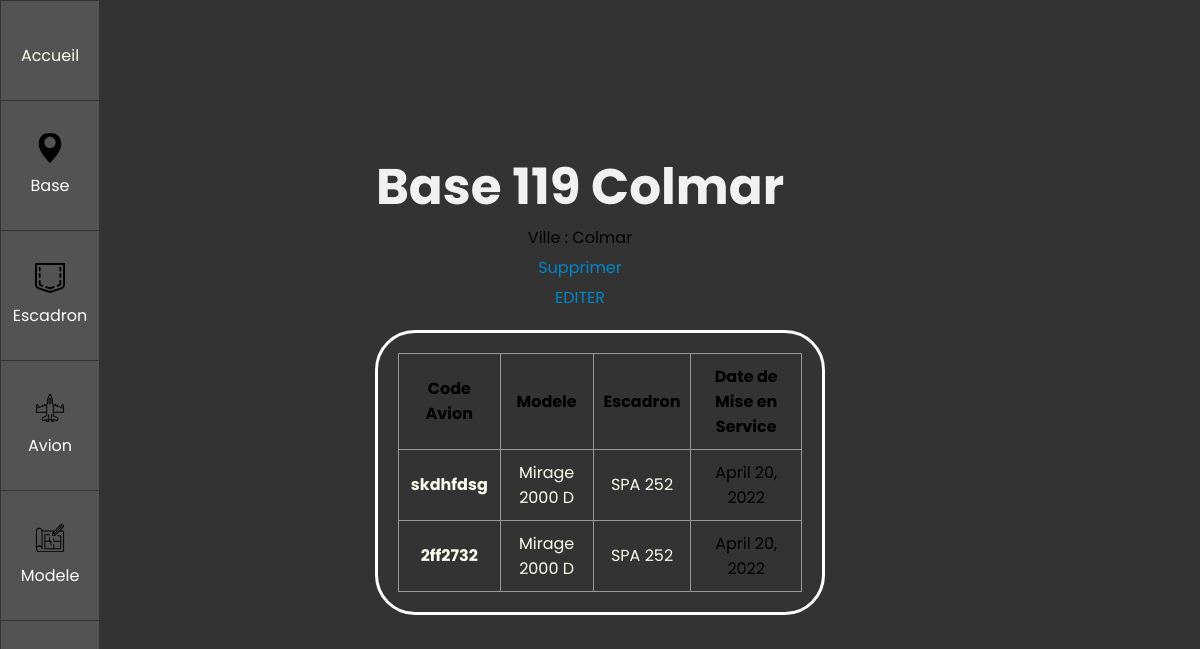
/show/ba/3, run on the app's committed database.
### BDD/models.py (models this page shows, shortened)
class Base(models.Model):
    nom = models.CharField(max_length=30,null=True)
    ville = models.CharField(max_length=30,null=True)
    num = models.IntegerField(max_length=5,null=True)

class Avion(models.Model):
    modele = models.ForeignKey(AvionModele, on_delete=models.CASCADE)
    code_avion = models.CharField(max_length=30)
    escadron = models.ForeignKey(Escadron, on_delete=models.SET_NULL,null=True)
    base = models.ForeignKey(Base, on_delete=models.SET_NULL,null=True)
    date_service = models.DateField()

class AvionModele(models.Model):
    nom = models.CharField(max_length=30,null=True)
    def __str__(self):
        return self.nom

class Escadron(models.Model):
    nom =  models.CharField(max_length=30,null=True)
    def __str__(self):
        return self.nom

### BDD/views.py (the view)
# urls.py: path('show/ba/<int:id>',views.show_ba_id),
def show_ba_id(request,id):
    ba = models.Base.objects.all()# queryset pour le squellete
    es = models.Escadron.objects.all() # queryset pour le squellete
    av = models.Avion.objects.all()# queryset pour le squellete
    avm =  models.AvionModele.objects.all()# queryset pour le squellete
    return render(request, 'show_ba_id.html', {"BA" : ba,"ES" : es,"AV" : av,"AVM" : avm,'ID':id}) #request avec toutes les infos et le info pour la page (ID)

### BDD/templates/show_ba_id.html (shortened to what this page needs)
{% extends "main.html" %}
{% block content %}
    {% for base in BA %}
        {% if base.id == ID %}
        <div class="TITRE">
            <h1>Base {{base.num}} {{base.nom}}</h1>
            <p>Ville : {{base.ville}}</p>
            <p><a href="/del/ba/{{base.id}}" class="hover-underline-animation">Supprimer</a></p>
            <p><a href="/up/ba/{{base.id}}" class="hover-underline-animation">EDITER</a></p>
        </div>
        <div class="show_block">
        <table class="table is-fullwidth is-hoverable">
        <thead>
            <tr>
                <th>Code Avion</th>
                <th>Modele</th>
                <th>Escadron</th>
                <th>Date de Mise en Service</th>
              </tr>
        </thead>
        <tbody>
            {% for avion in AV %}
                {% if avion.base == base %}
                <tr>
                    <th><a href="/show/av/{{avion.id}}">{{avion.code_avion}}</a></th>
                    {% for modele in AVM %}
                        {% if avion.modele == modele %}
                        <td><a href="/show/avm/{{modele.id}}">{{avion.modele}}</a></td>
                        {% endif %}
                    {% endfor %}
                    {% for escadron in ES %}
                        {% if avion.escadron == escadron %}
                        <td><a href="/show/avm/{{escadron.id}}">{{avion.escadron}}</a></td>
                        {% else %}
                        <td>∅</td>
                        {% endif %}
                    {% endfor %}
                    <td>{{avion.date_service}}</td>
                </tr>
                </tbody>
                {% endif %}
            {% endfor %}
        </table>
        </div>
        {% endif %}
    {% endfor %}
{% endblock %}

### BDD/static/main.css (style rules this page uses)
body { background: #333; height: 100vh; font-family: 'Poppins', sans-serif; }
h1 { font-size: 50px; padding-left: 0px; color: #f1f1f1; text-align: center; }
a { text-decoration: none; color: ivory; }
.show_block { border-style: solid; border-color: white; padding: 20px; margin: 20px; border-radius: 40px; width: 50%; min-width: 15%; }
.TITRE { margin-right: 40px; }
.TITRE h1 { margin-bottom: 0px; padding-bottom: 0px; }
.TITRE a { padding-top: 5px; }
#content h1 { flex-grow: 100%; flex-basis: 1; }
table { border-collapse: collapse; width: 100%; overflow: scroll; }
td, th { border: 1px solid #999; padding: 0.5rem; text-align: left; padding: 10px; text-align: center; }
.hover-underline-animation { display: inline-block; position: relative; color: #0087ca; }
.hover-underline-animation:after { content: ''; position: absolute; width: 100%; transform: scaleX(0); height: 2px; bottom: 0; left: 0; background-color: #0087ca; transform-origin: bottom right; transition: transform 0.25s ease-out; }

### data on the page
Base: num "119", nom "Colmar", ville "Colmar"
Avion: code_avion "skdhfdsg", modele "Mirage 2000 D", escadron "SPA 252", date_service "April 20, 2022"
Avion: code_avion "2ff2732", modele "Mirage 2000 D", escadron "SPA 252", date_service "April 20, 2022"
